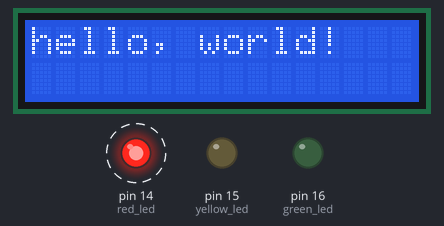
Bench run of a sketch on a simulated Arduino Uno, built with avr-gcc and run on an emulated ATmega328P. Parts: 16×2 character LCD, output pins drawn as LEDs (lit = HIGH). Dashed ring = blinking.

Above: at 0.1 s.
Timing chart, 0 to 130.0 s (numbered marks = the images above):
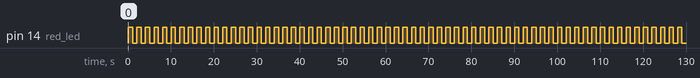

The sketch:

alarm.ino
```cpp
#include <LiquidCrystal.h>

static const uint8_t red_led = 14;
static const uint8_t yellow_led = 15;
static const uint8_t green_led = 16;
static const uint8_t rs = 12, en = 11, d4 = 5, d5 = 4, d6 = 3, d7 = 2;
LiquidCrystal lcd(rs, en, d4, d5, d6, d7);

void setup() {
  // put your setup code here, to run once:
  pinMode(red_led, OUTPUT);
  pinMode(yellow_led, OUTPUT);
  pinMode(green_led, OUTPUT);
  // set up the LCD's number of columns and rows:
  lcd.begin(16, 2);
  // Print a message to the LCD.
  lcd.print("hello, world!");
}

void loop() {
  // put your main code here, to run repeatedly:
  digitalWrite(red_led, HIGH);
  delay(1000);
  digitalWrite(red_led, LOW);
  delay(1000);

}
```

Measured:
- by itself, pin 14 (red_led): alternates HIGH for 1.0 s and LOW for 1.0 s
